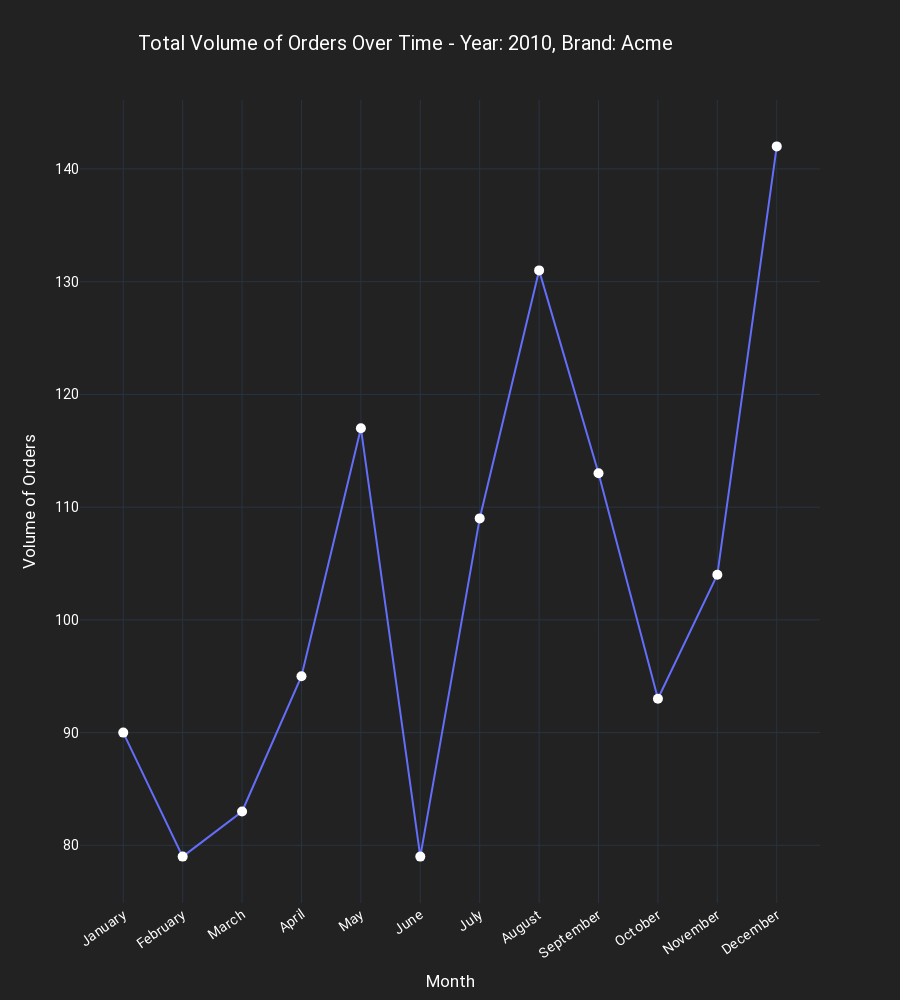

Write notebook code for a chart like this one.
### Markdown cell above
## Total Order Volume Over Time

### Code cell
# Define the order of months
month_order = ['January', 'February', 'March', 'April', 'May', 'June', 'July', 'August', 'September', 'October', 'November', 'December']

# Filter data for a specific year, brand, and discounted status
filtered_df = df[(df['ORDER_YEAR'] == 2010) & (df['BRAND_NAME'] == 'Acme') & (df['IS_DISCOUNTED'] == True)]

# Extract dynamic Year and Brand_name
year_value = filtered_df['ORDER_YEAR'].iloc[0]
brand_name_value = filtered_df['BRAND_NAME'].iloc[0]

# Group by 'ORDER_MONTH_NAME' and get the count of orders
grouped_df = filtered_df.groupby('ORDER_MONTH_NAME')['ORDER_DATE'].count().reset_index()

# Convert 'ORDER_MONTH_NAME' to categorical with the defined order
grouped_df['ORDER_MONTH_NAME'] = pd.Categorical(grouped_df['ORDER_MONTH_NAME'], categories=month_order, ordered=True)

# Sort the DataFrame based on the categorical order
grouped_df = grouped_df.sort_values('ORDER_MONTH_NAME')

# Create a Line chart using Plotly
fig = px.line(grouped_df, x='ORDER_MONTH_NAME', y='ORDER_DATE',
              title=f'Total Volume of Orders Over Time - Year: {year_value}, Brand: {brand_name_value}',
              labels={'ORDER_MONTH_NAME': 'Month', 'ORDER_DATE': 'Volume of Orders'},
              height=1000, width=900,
              line_shape='linear', render_mode='auto'
              )

# Add dots on each line for each month
fig.update_traces(mode='markers+lines', marker=dict(size=10))

# Customize layout
fig.update_layout(
    font=dict(family='Roboto', size=14, color='white'),
    plot_bgcolor='#222222',
    paper_bgcolor='#222222',
    template="plotly_dark",
    title_x=0.45,
    xaxis_tickangle=-35,
    hoverlabel=dict(font=dict(family='Roboto', size=16, color='Black')),
)

# Update traces to customize hover template
fig.update_traces(
    hovertemplate=f"<br>".join([
        # f"Year: {year_value}",
        # f"Brand: {brand_name_value}",
        "Month: <b>%{x}</b>",
        "<b><span style='text-decoration: underline; color: red;'>Volume of Orders per Month:</span> %{y:,.0f}</b>",
    ]),
)

# Set the font color to black for the total transaction amount
fig.update_traces(marker=dict(color='White'))

# Show the plot
fig.show()

### Figure 1 — Plotly figure (JSON) as saved in the notebook; plotly's stock layout.template omitted (floating-point values rounded to 4 significant figures)
{"data": [{"hovertemplate": "Month: <b>%{x}</b><br><b><span style='text-decoration: underline; color: red;'>Volume of Orders per Month:</span> %{y:,.0f}</b>", "legendgroup": "", "line": {"color": "#636efa", "dash": "solid", "shape": "linear"}, "marker": {"color": "White", "size": 10, "symbol": "circle"}, "mode": "markers+lines", "name": "", "orientation": "v", "showlegend": false, "type": "scatter", "x": ["January", "February", "March", "April", "May", "June", "July", "August", "September", "October", "November", "December"], "xaxis": "x", "y": [90, 79, 83, 95, 117, 79, 109, 131, 113, 93, 104, 142], "yaxis": "y"}], "layout": {"font": {"color": "white", "family": "Roboto", "size": 14}, "height": 1000, "hoverlabel": {"font": {"color": "Black", "family": "Roboto", "size": 16}}, "legend": {"tracegroupgap": 0}, "paper_bgcolor": "#222222", "plot_bgcolor": "#222222", "title": {"text": "Total Volume of Orders Over Time - Year: 2010, Brand: Acme", "x": 0.45}, "width": 900, "xaxis": {"anchor": "y", "domain": [0, 1], "tickangle": -35, "title": {"text": "Month"}}, "yaxis": {"anchor": "x", "domain": [0, 1], "title": {"text": "Volume of Orders"}}}}
